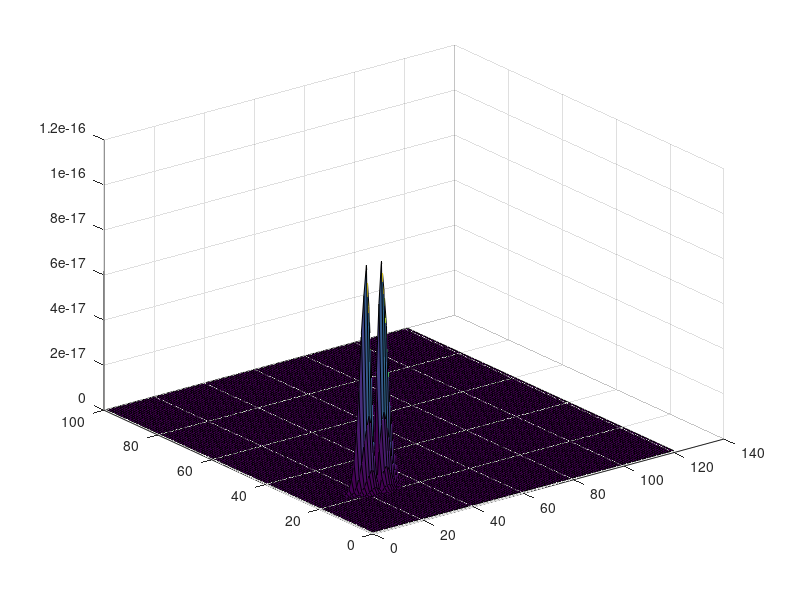
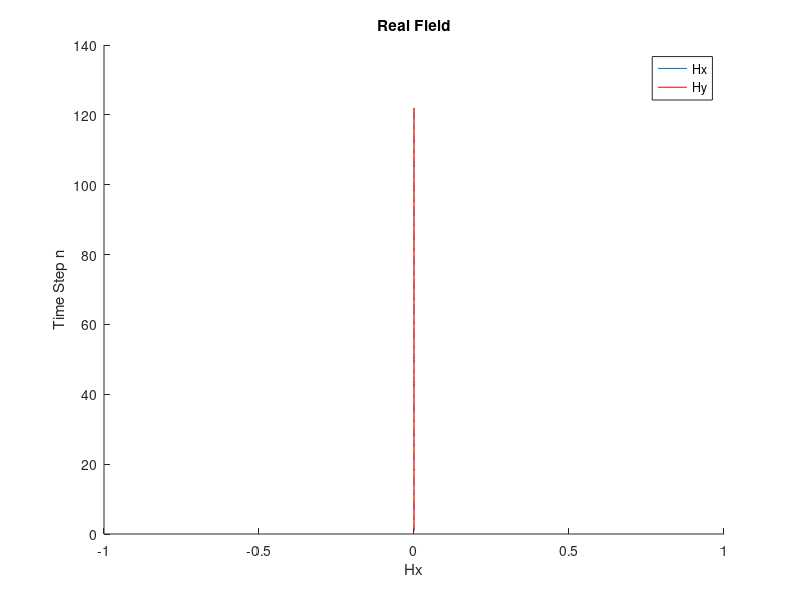
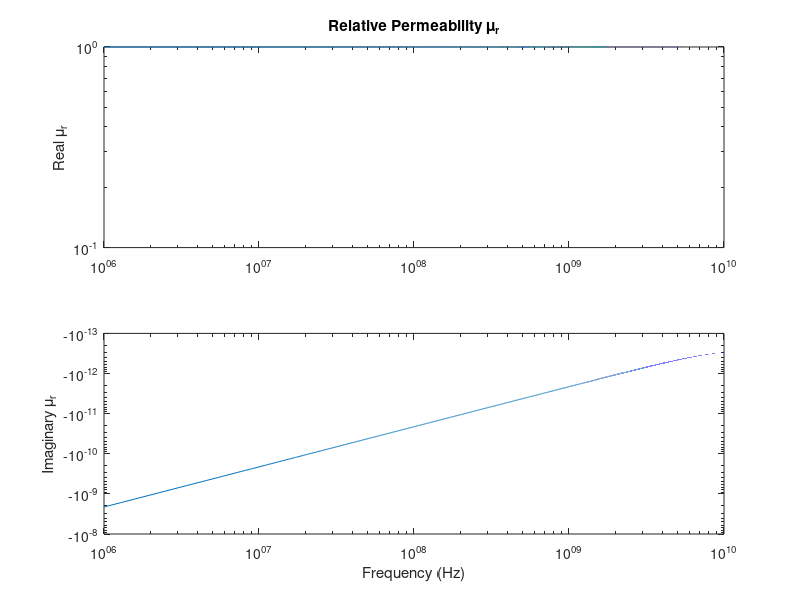
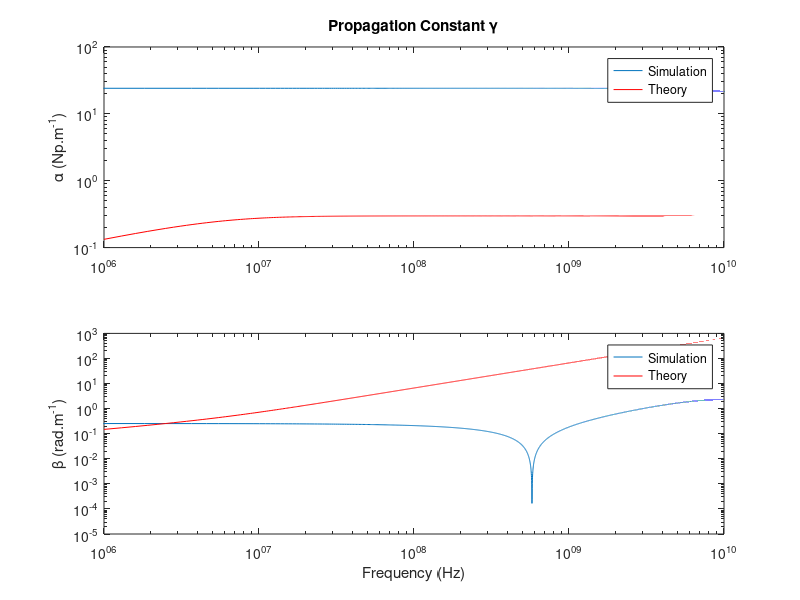

MATLAB code to generate these figures, in order:
clc;clear all;
%hold on;
%%
f=fopen('FieldEvolutionIn.txt');
File=1;
l=fgetl(f);
in=1;
Prev=1600*(File-1);
while ischar(l)
%while (in <= (518*300))
%for kj=1:81
    %%disp(l);
    text{in}=l;
    
    data{in}=sscanf(text{in},'%f , %f , %f , %f , %f , %f , %f , %f , %f , %f , %f , %f , %f , %f , %f , %f , %f , %f , %f , %f , %f , %f , %f , %f , %f , %f');
    dis=round(((data{in}(2)+15)*4)+1);
    Hx(data{in}(1)-Prev,dis)=data{in}(3)+1i*data{in}(4);
    Hy(data{in}(1)-Prev,dis)=data{in}(5)+1i*data{in}(6);
    Hz(data{in}(1)-Prev,dis)=data{in}(7)+1i*data{in}(8);
    
    Bx(data{in}(1)-Prev,dis)=data{in}(9)+1i*data{in}(10);
    By(data{in}(1)-Prev,dis)=data{in}(11)+1i*data{in}(12);
    Bz(data{in}(1)-Prev,dis)=data{in}(13)+1i*data{in}(14);
    
    Ex(data{in}(1)-Prev,dis)=data{in}(15)+1i*data{in}(16);
    Ey(data{in}(1)-Prev,dis)=data{in}(17)+1i*data{in}(18);
    Ez(data{in}(1)-Prev,dis)=data{in}(19)+1i*data{in}(20);
   
    Dx(data{in}(1)-Prev,dis)=data{in}(21)+1i*data{in}(22);
    Dy(data{in}(1)-Prev,dis)=data{in}(23)+1i*data{in}(24);
    Dz(data{in}(1)-Prev,dis)=data{in}(25)+1i*data{in}(26);
    
    l=fgetl(f);
    in=in+1;
end

epsr=1;
a0=1e-2;%0.1mm
c0=3e8;%2.99792458e8;%Speed of Light (m/s)
f0=c0/a0;%3000GHz
t0=1/f0;%0.33e-12 (s)
mu0=4*pi*(1e-7);% (H/m)
eps0=8.854187817e-12;% (F/m)
I0=1; %(A)
E0=I0/(a0*eps0*c0);%Electric Field
D0=I0/(a0*c0);%Electric Displacement Field
B0=I0/(a0*eps0*c0*c0);%Magnetic Field
H0=I0/(a0);%Magnetizing Field


% for ind=129:500
% Bx(ind,:)=0;By(ind,:)=0;Bz(ind,:)=0;
% Hx(ind,:)=0;Hy(ind,:)=0;Hz(ind,:)=0;
% Dx(ind,:)=0;Dy(ind,:)=0;Dz(ind,:)=0;
% Ex(ind,:)=0;Ey(ind,:)=0;Ez(ind,:)=0;
% end

L2=32768*4;
%Bx(L2,121)=0;By(L2,121)=0;Bz(L2,121)=0;
Hx(L2,121)=0;Hy(L2,121)=0;Hz(L2,121)=0;
%Dx(L2,:)=0;Dy(L2,:)=0;Dz(L2,:)=0;
Ex(L2,121)=0;Ey(L2,121)=0;Ez(L2,121)=0;

% hold on;
% for stp=1:102
%     plot(real(Hx(stp,:)));
%     pause(.1);
% end

%Sx=Ex(1:100,:).*conj(Hx(1:100,:));
%Sy=Ey(1:100,:).*conj(Hy(1:100,:));
Sz=Ex(1:100,:).*conj(Hy(1:100,:))-Ey(1:100,:).*conj(Hx(1:100,:));
%S=abs(mag3(Sx,Sy,Sz));

figure;surf(abs(real(Sz(1:100,:))));hold on;
% figure;surf(abs(imag(Sz(1:200,:))));hold on;

figure;
hold on
for dist=1:121
plot3([0 real(Hx(90,dist))*H0],[dist dist+1], [0 0]);
plot3([0 0], [dist dist+1],[0 real(Hy(90,dist))*H0],'r');
%axis([-1e-4 1e-4 0 122 -1e-4 1e-4])
end
ylabel('Time Step n');
xlabel('Hx');
zlabel('Hy');
legend('Hx','Hy');
title('Real Field');


% hold on;
% plot(0:(2/400):2,(real(Bx(170,:))*B0));
% plot(0:(2/400):2,(imag(Bx(170,:))*B0),'r');
% grid('on');
% xlabel('Distance (mm)');
% ylabel('|Bz (Wb/m^2)|');
% legend('Real','Imaginary')

epsr=1;
a0=1e-2;%0.1mm
c0=3e8;%2.99792458e8;%Speed of Light (m/s)
f0=c0/a0;%3000GHz
t0=1/f0;%0.33e-12 (s)
mu0=4*pi*(1e-7);% (H/m)
eps0=8.854187817e-12;% (F/m)
I0=1; %(A)
E0=I0/(a0*eps0*c0);%Electric Field
D0=I0/(a0*c0);%Electric Displacement Field
B0=I0/(a0*eps0*c0*c0);%Magnetic Field
H0=I0/(a0);%Magnetizing Field
sigmaD0=(epsr*eps0*c0)/a0;
fmin=1e6;
fmax=1e10;

muinf=1;
gamma=(.1e-5)/(2*pi);
fn=(2/3)*(1e-5);
sigma=-1e4;
fr=((fmin)/f0):1e-5:((fmax)/f0); 
fi=fr;
kwi=(fn.*fn-fi.*fi-1i.*gamma.*fi);
b0=1e0;
kwi2=(fi.*fi.*b0.*b0)./kwi;
mur=muinf+(sigma.*fn.*fn)./(kwi-kwi2);

fr2=fr*f0;
mur2=mur*mu0;
sigma=5e-3;
eps=(10*eps0)-1i*(sigma./(2*pi*fr2));


gammaor=1i.*2.*pi.*fr2.*sqrt(mur2.*eps);
etaor=sqrt(mur2./eps);
Zor=gammaor.*etaor;
Yor=gammaor./etaor;
alphaor=real(gammaor);
betaor=imag(gammaor);
vpor=(2.*pi.*fr2)./betaor;


figure;hold on;
subplot(2,1,1);loglog(fr2,real(mur2)/mu0);ylabel('Real \mu_r');xlim([fmin fmax]);
title('Relative Permeability \mu_r');
subplot(2,1,2);loglog(fr2,imag(mur2)/mu0);ylabel('Imaginary \mu_r');xlim([fmin fmax]);
xlabel('Frequency (Hz)')

figure
T=t0/4;
Fs=1/T;
L=L2;

dobs=1;
obs=25;
L=2^nextpow2(L);
f=Fs/2*linspace(0,1,L/2+1);

FHxi=(fft((Ey(1:L,obs)),L));
FHxo=(fft((Ey(1:L,obs+dobs)),L));
Gamma=(log(FHxo./FHxi))/(-(dobs/4)*(a0));
Gamma(1)=0;


figure;
subplot(2,1,1);
loglog(f(1:L/2+1),abs(real(Gamma(1:L/2+1))));
ylabel('\alpha (Np.m^-^1)');xlim([fmin fmax]);
hold on;loglog(fr2,alphaor,'r');ylabel('\alpha (Np.m^-^1)');xlim([fmin fmax]);
title('Propagation Constant \gamma');legend('Simulation','Theory');

subplot(2,1,2)
loglog(f(1:L/2+1),abs(imag(Gamma(1:L/2+1))));
ylabel('\beta (rad.m^-^1)');xlabel('Frequency (Hz)');xlim([fmin fmax]);
hold on;loglog(fr2,betaor,'r');ylabel('\beta (rad.m^-^1)');xlim([fmin fmax]);
legend('Simulation','Theory');

figure
f=f';
loglog(f(1:L/2+1),abs(2*pi*f(1:L/2+1)./(imag(Gamma(1:L/2+1)))));
%hold on; plot(f(1:L/2+1),(3e8),'r');
ylabel('vp (m.s^-^1)');xlabel('Frequency (Hz)');xlim([fmin fmax]);
hold on;loglog(fr2,vpor,'r');title('vp');xlim([fmin fmax]);


obs=25;
NFFT=2^nextpow2(L);
f=Fs/2*linspace(0,1,NFFT/2+1);
FEx=fft((Ey(1:L,obs)),NFFT);
FHx=fft((Hy(1:L,obs)),NFFT);
Z=FEx./FHx;
Z=Z*377;

figure;
subplot(2,1,1)
loglog(f(1:NFFT/2+1),abs(Z(1:NFFT/2+1)));
ylabel('|\eta| (Ohm)');xlim([fmin fmax]);
hold on;
loglog(fr2,abs(etaor),'r');title('Intrinsic Impedance \eta');xlim([fmin fmax]);
legend('Simulation','Theory');

subplot(2,1,2)
semilogx(f(1:NFFT/2+1),abs(angle(Z(1:NFFT/2+1))*(180/pi)));
ylabel('\Theta \eta (Degree)');xlabel('Frequency (Hz)');xlim([fmin fmax]);
hold on;semilogx(fr2,abs(angle(etaor))*(180/pi),'r');xlim([fmin fmax]);ylim([-200 200]);
legend('Simulation','Theory');


Zimag=abs(imag(Gamma(1:NFFT/2+1).*Z(1:NFFT/2+1)));
Zreal=abs(real(Gamma(1:NFFT/2+1).*Z(1:NFFT/2+1)));
Zabs=abs((Gamma(1:NFFT/2+1).*Z(1:NFFT/2+1)));
Zangle=abs(angle((Gamma(1:NFFT/2+1).*Z(1:NFFT/2+1)))*(180/pi));
Gm=abs(real(Gamma(1:NFFT/2+1)./Z(1:NFFT/2+1)));
Rm=abs((Gm')*(-1).*(2*pi*f));%Reluctance
XCm=abs(imag(Gamma(1:NFFT/2+1)./Z(1:NFFT/2+1)));
Yabs=abs((Gamma(1:NFFT/2+1)./Z(1:NFFT/2+1)));
Yangle=(angle((Gamma(1:NFFT/2+1)./Z(1:NFFT/2+1)))*(180/pi));

figure;
subplot(2,1,1)
loglog(f,(Zabs(1:NFFT/2+1)));title('Transverse Impedance Z');
ylabel('|Z| (Ohm/m)');xlim([fmin fmax]);
hold on;
loglog(fr2,abs(Zor),'r');xlim([fmin fmax]);
legend('Simulation','Theory');

subplot(2,1,2);
semilogx(f,(Zangle(1:NFFT/2+1)));
ylabel('\theta Z (Degree)');xlabel('Frequency (Hz)');xlim([fmin fmax]);
hold on;
semilogx(fr2,angle(Zor)*(180/pi),'r');xlim([fmin fmax]);ylim([-200 200]);
legend('Simulation','Theory');

% subplot(3,1,1);
% plot(f(1:NFFT/2+1),(Gm(1:NFFT/2+1)));
% ylabel('Conductance GL (S/m)');
% xlabel('Frequency (Hz)');
% % axis([0 5e11 -8.5 -7.5])
% 
% subplot(3,1,2);
% plot(f(1:NFFT/2+1),(Rm(1:NFFT/2+1)));
% ylabel('Reluctance Rmskin (1/H.m)');
% xlabel('Frequency (Hz)');
% % axis([0 5e11 0 3e13])
% 
% subplot(3,1,3);
% plot(f(1:NFFT/2+1),(XCm(1:NFFT/2+1)));
% ylabel('Susceptance XCL (S/m)');
% xlabel('Frequency (Hz)');
% % axis([0 5e11 0 1])

figure;
subplot(2,1,1)
loglog(f,(Yabs(1:NFFT/2+1)));
ylabel('Y (1/Ohm.m)');xlim([fmin fmax]);
hold on;loglog(fr2,abs(Yor),'r');title('Longitudinal Admittance Y');xlim([fmin fmax]);
legend('Simulation','Theory');
subplot(2,1,2);
semilogx(f,abs(Yangle(1:NFFT/2+1)));
ylabel('\theta Y (Degree)');xlabel('Frequency (Hz)');xlim([fmin fmax]);
hold on;semilogx(fr2,abs(angle(Yor))*(180/pi),'r');xlim([fmin fmax]);ylim([-200 200]);
legend('Simulation','Theory');